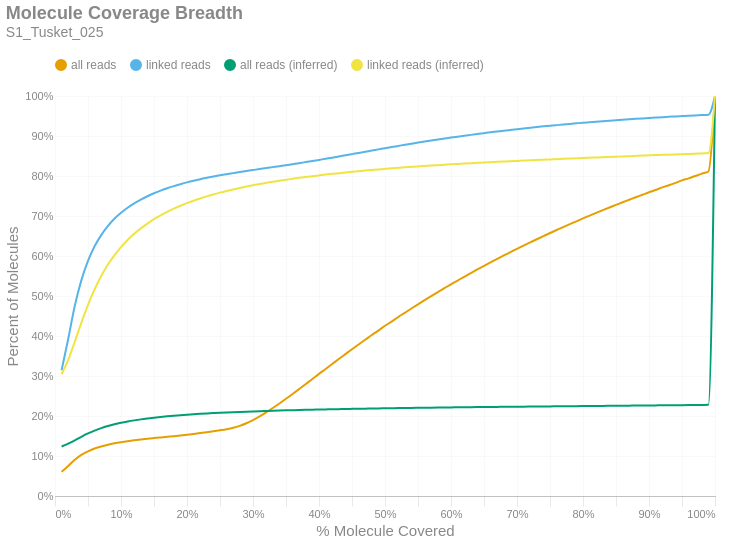

Notebook cell for this chart:
### Markdown cell above
### Molecule Read Coverage
This chart shows molecule coverage breadth as computed by the number of bases aligned to that molecule. In other words, "*how much of each unique long molecule is actually sequenced/aligned?*" Keep in mind there is a distinction between sequences and alignments, since some sequences belonging to a particular molecule may not align well and wouldn't appear in the alignment data. This chart also shows molecule coverage breadth as computed by the *inferred fragment* from which the aligned sequences originate. Unlike read coverage, this calculation takes into account the total insert size, including unsequenced gaps between the forward and reverse reads. Like the previous figures, these are cumulative percents.

### Code cell
if SKIPLR:
    print_html(f"Skipped")
else:
    binned_df = consolidated_hist(valids['coverage_bp'], mask, 0.01, True)
    binned_df_inf = consolidated_hist(valids['coverage_inserts'], mask, 0.01, True)
    binned_df = binned_df.with_columns(pl.lit(binned_df_inf['all reads (cumsum)']).alias('all reads (inferred)'))
    binned_df = binned_df.with_columns(pl.lit(binned_df_inf['linked reads (cumsum)']).alias('linked reads (inferred)'))
    binned_df = binned_df.with_columns(
        (pl.col('bin').cast(pl.Float64) + 0.01).alias('right_edge')
    )

    with SafeRender(binned_df):
        (
            density_plot(binned_df, 'Molecule Coverage Breadth', samplename, 'molcov', ['all reads (inferred)','linked reads (inferred)'])
            .encode(
                #x=alt.X('bin:Q', title="% Molecule Covered").axis(format = '%').scale(padding=0),
                x=alt.X('right_edge:Q', title="% Molecule Covered").axis(format='%').scale(padding=0),
                y=alt.Y('value:Q', title='Percent of Molecules')
                    .axis(format='%')
                    .stack(False)
                    .scale(domainMin=0, padding=0),
                color=alt.Color("key:N").scale(domain = ["all reads", "linked reads", "all reads (inferred)", "linked reads (inferred)"]),
                tooltip = [
                    alt.Tooltip("key:N", title = "Data Type"),
                    alt.Tooltip("range_label:N", title="% Molecule Covered"),
                    alt.Tooltip("value:Q", format = ".2%", title="% Molecules")
                ]
            )
        ).display()

### Figure 1 — Vega-Lite specification as saved in the notebook (floating-point values rounded to 4 significant figures)
{"width": "container", "height": 400, "config": {"title": {"anchor": "start", "dy": -15, "fontSize": 18, "color": "#888888", "subtitleColor": "#888888", "subtitleFontSize": 14}, "arc": {"fill": "#0072B2"}, "axis": {"domainColor": "#888888", "domainWidth": 0.5, "gridWidth": 0.2, "grid": false, "titleFontWeight": 400, "titleFontSize": 15, "labelFontSize": 11, "labelColor": "#888888", "tickColor": "#888888", "tickWidth": 0.2, "titleColor": "#888888"}, "axisBand": {"grid": false}, "axisX": {"grid": true, "tickSize": 10, "domainCap": "round"}, "axisY": {"domain": false, "grid": true, "tickSize": 0, "domainCap": "round"}, "background": "transparent", "header": {"labelFontSize": 15, "labelColor": "#888888", "titleFontSize": 15, "titleFontWeight": 600, "titleColor": "#888888"}, "legend": {"labelFont": "sans-serif", "labelFontSize": 12, "labelColor": "#888888", "symbolSize": 100, "symbolType": "circle", "titleFontSize": 12, "titlePadding": 10, "titleColor": "#888888", "title": null, "orient": "top"}, "range": {"category": ["#E69F00", "#56B4E9", "#009E73", "#F0E442", "#0072B2", "#D55E00", "#CC79A7", "#000000"], "diverging": ["#cfe8f3", "#a2d4ec", "#73bfe2", "#46abdb", "#1696d2", "#12719e"]}, "area": {"fill": "#0072B2", "fillOpacity": 0.7, "line": true, "strokeOpacity": 0.7}, "line": {"color": "#0072B2", "stroke": "#0072B2", "strokeWidth": 2}, "trail": {"color": "#0072B2", "stroke": "#0072B2", "strokeWidth": 0, "size": 1}, "point": {"filled": true, "fillOpacity": 1.0, "size": 95}, "text": {"color": "#888888", "fontSize": 11, "align": "right", "fontWeight": 400, "size": 11}, "bar": {"fill": "#0072B2", "stroke": null}, "view": {"stroke": null, "continuousWidth": 660, "continuousHeight": 400}}, "data": {"name": "data-ccfbf47f50c2d798688fd839a082d539"}, "mark": {"type": "line", "interpolate": "monotone", "point": {"opacity": 0, "size": 275}}, "encoding": {"color": {"field": "key", "scale": {"domain": ["all reads", "linked reads", "all reads (inferred)", "linked reads (inferred)"]}, "type": "nominal"}, "tooltip": [{"field": "key", "title": "Data Type", "type": "nominal"}, {"field": "range_label", "title": "% Molecule Covered", "type": "nominal"}, {"field": "value", "format": ".2%", "title": "% Molecules", "type": "quantitative"}], "x": {"axis": {"format": "%"}, "field": "right_edge", "scale": {"padding": 0}, "title": "% Molecule Covered", "type": "quantitative"}, "y": {"axis": {"format": "%"}, "field": "value", "scale": {"domainMin": 0, "padding": 0}, "stack": false, "title": "Percent of Molecules", "type": "quantitative"}}, "params": [{"name": "param_c36ac31b6afebe62", "select": {"type": "point", "fields": ["key"]}, "bind": "legend"}], "title": {"text": "Molecule Coverage Breadth", "subtitle": "S1_Tusket_025"}, "transform": [{"fold": ["all reads (cumsum)", "linked reads (cumsum)", "all reads (inferred)", "linked reads (inferred)"]}, {"calculate": "replace(datum.key, ' (cumsum)', '')", "as": "key"}, {"filter": {"param": "param_c36ac31b6afebe62"}}], "usermeta": {"embedOptions": {"downloadFileName": "S1_Tusket_025.molcov"}}, "$schema": "https://vega.github.io/schema/vega-lite/v6.1.0.json", "datasets": {"data-ccfbf47f50c2d798688fd839a082d539": [{"bin": "0.0", "interval": "0.0-0.01", "all reads": 0.06035, "linked reads": 0.3145, "all reads (cumsum)": 0.06035, "linked reads (cumsum)": 0.3145, "range_label": "0.0-0.01", "all reads (inferred)": 0.1237, "linked reads (inferred)": 0.3044, "right_edge": 0.01}, {"bin": "0.01", "interval": "0.01-0.02", "all reads": 0.01482, "linked reads": 0.07808, "all reads (cumsum)": 0.07517, "linked reads (cumsum)": 0.3925, "range_label": "0.01-0.02", "all reads (inferred)": 0.1307, "linked reads (inferred)": 0.3406, "right_edge": 0.02}, {"bin": "0.02", "interval": "0.02-0.03", "all reads": 0.01551, "linked reads": 0.08295, "all reads (cumsum)": 0.09069, "linked reads (cumsum)": 0.4755, "range_label": "0.02-0.03", "all reads (inferred)": 0.1392, "linked reads (inferred)": 0.3856, "right_edge": 0.03}, {"bin": "0.03", "interval": "0.03-0.04", "all reads": 0.01206, "linked reads": 0.06426, "all reads (cumsum)": 0.1028, "linked reads (cumsum)": 0.5398, "range_label": "0.03-0.04", "all reads (inferred)": 0.1481, "linked reads (inferred)": 0.4334, "right_edge": 0.04}, {"bin": "0.04", "interval": "0.04-0.05", "all reads": 0.009027, "linked reads": 0.04813, "all reads (cumsum)": 0.1118, "linked reads (cumsum)": 0.5879, "range_label": "0.04-0.05", "all reads (inferred)": 0.1564, "linked reads (inferred)": 0.478, "right_edge": 0.05}, {"bin": "0.05", "interval": "0.05-0.06", "all reads": 0.00686, "linked reads": 0.03633, "all reads (cumsum)": 0.1186, "linked reads (cumsum)": 0.6242, "range_label": "0.05-0.06", "all reads (inferred)": 0.1635, "linked reads (inferred)": 0.5165, "right_edge": 0.06}, {"bin": "0.06", "interval": "0.06-0.07", "all reads": 0.0053, "linked reads": 0.02803, "all reads (cumsum)": 0.1239, "linked reads (cumsum)": 0.6523, "range_label": "0.06-0.07", "all reads (inferred)": 0.1696, "linked reads (inferred)": 0.5498, "right_edge": 0.07}, {"bin": "0.07", "interval": "0.07-0.08", "all reads": 0.004242, "linked reads": 0.02234, "all reads (cumsum)": 0.1282, "linked reads (cumsum)": 0.6746, "range_label": "0.07-0.08", "all reads (inferred)": 0.1748, "linked reads (inferred)": 0.5779, "right_edge": 0.08}, {"bin": "0.08", "interval": "0.08-0.09", "all reads": 0.003526, "linked reads": 0.01836, "all reads (cumsum)": 0.1317, "linked reads (cumsum)": 0.6929, "range_label": "0.08-0.09", "all reads (inferred)": 0.1792, "linked reads (inferred)": 0.6017, "right_edge": 0.09}, {"bin": "0.09", "interval": "0.09-0.1", "all reads": 0.00293, "linked reads": 0.01501, "all reads (cumsum)": 0.1346, "linked reads (cumsum)": 0.708, "range_label": "0.09-0.1", "all reads (inferred)": 0.1829, "linked reads (inferred)": 0.6222, "right_edge": 0.1}, {"bin": "0.1", "interval": "0.1-0.11", "all reads": 0.002527, "linked reads": 0.01274, "all reads (cumsum)": 0.1372, "linked reads (cumsum)": 0.7207, "range_label": "0.1-0.11", "all reads (inferred)": 0.1862, "linked reads (inferred)": 0.6399, "right_edge": 0.11}, {"bin": "0.11", "interval": "0.11-0.12", "all reads": 0.002208, "linked reads": 0.01096, "all reads (cumsum)": 0.1394, "linked reads (cumsum)": 0.7317, "range_label": "0.11-0.12", "all reads (inferred)": 0.189, "linked reads (inferred)": 0.6553, "right_edge": 0.12}, {"bin": "0.12", "interval": "0.12-0.13", "all reads": 0.001933, "linked reads": 0.009387, "all reads (cumsum)": 0.1413, "linked reads (cumsum)": 0.741, "range_label": "0.12-0.13", "all reads (inferred)": 0.1916, "linked reads (inferred)": 0.6691, "right_edge": 0.13}, {"bin": "0.13", "interval": "0.13-0.14", "all reads": 0.001777, "linked reads": 0.008316, "all reads (cumsum)": 0.1431, "linked reads (cumsum)": 0.7494, "range_label": "0.13-0.14", "all reads (inferred)": 0.1938, "linked reads (inferred)": 0.6811, "right_edge": 0.14}, {"bin": "0.14", "interval": "0.14-0.15", "all reads": 0.001649, "linked reads": 0.007413, "all reads (cumsum)": 0.1447, "linked reads (cumsum)": 0.7568, "range_label": "0.14-0.15", "all reads (inferred)": 0.1958, "linked reads (inferred)": 0.6919, "right_edge": 0.15}, {"bin": "0.15", "interval": "0.15-0.16", "all reads": 0.001613, "linked reads": 0.006706, "all reads (cumsum)": 0.1463, "linked reads (cumsum)": 0.7635, "range_label": "0.15-0.16", "all reads (inferred)": 0.1975, "linked reads (inferred)": 0.7014, "right_edge": 0.16}, {"bin": "0.16", "interval": "0.16-0.17", "all reads": 0.001602, "linked reads": 0.005858, "all reads (cumsum)": 0.1479, "linked reads (cumsum)": 0.7693, "range_label": "0.16-0.17", "all reads (inferred)": 0.1992, "linked reads (inferred)": 0.7103, "right_edge": 0.17}, {"bin": "0.17", "interval": "0.17-0.18", "all reads": 0.001667, "linked reads": 0.00532, "all reads (cumsum)": 0.1496, "linked reads (cumsum)": 0.7747, "range_label": "0.17-0.18", "all reads (inferred)": 0.2006, "linked reads (inferred)": 0.7183, "right_edge": 0.18}, {"bin": "0.18", "interval": "0.18-0.19", "all reads": 0.001756, "linked reads": 0.004842, "all reads (cumsum)": 0.1514, "linked reads (cumsum)": 0.7795, "range_label": "0.18-0.19", "all reads (inferred)": 0.202, "linked reads (inferred)": 0.7255, "right_edge": 0.19}, {"bin": "0.19", "interval": "0.19-0.2", "all reads": 0.001874, "linked reads": 0.004525, "all reads (cumsum)": 0.1532, "linked reads (cumsum)": 0.784, "range_label": "0.19-0.2", "all reads (inferred)": 0.2032, "linked reads (inferred)": 0.7321, "right_edge": 0.2}, {"bin": "0.2", "interval": "0.2-0.21", "all reads": 0.001938, "linked reads": 0.00412, "all reads (cumsum)": 0.1552, "linked reads (cumsum)": 0.7881, "range_label": "0.2-0.21", "all reads (inferred)": 0.2043, "linked reads (inferred)": 0.7382, "right_edge": 0.21}, {"bin": "0.21", "interval": "0.21-0.22", "all reads": 0.002076, "linked reads": 0.003807, "all reads (cumsum)": 0.1573, "linked reads (cumsum)": 0.792, "range_label": "0.21-0.22", "all reads (inferred)": 0.2054, "linked reads (inferred)": 0.7438, "right_edge": 0.22}, {"bin": "0.22", "interval": "0.22-0.23", "all reads": 0.002182, "linked reads": 0.003459, "all reads (cumsum)": 0.1594, "linked reads (cumsum)": 0.7954, "range_label": "0.22-0.23", "all reads (inferred)": 0.2063, "linked reads (inferred)": 0.749, "right_edge": 0.23}, {"bin": "0.23", "interval": "0.23-0.24", "all reads": 0.002318, "linked reads": 0.003278, "all reads (cumsum)": 0.1618, "linked reads (cumsum)": 0.7987, "range_label": "0.23-0.24", "all reads (inferred)": 0.2072, "linked reads (inferred)": 0.7538, "right_edge": 0.24}, {"bin": "0.24", "interval": "0.24-0.25", "all reads": 0.002507, "linked reads": 0.003032, "all reads (cumsum)": 0.1643, "linked reads (cumsum)": 0.8017, "range_label": "0.24-0.25", "all reads (inferred)": 0.2081, "linked reads (inferred)": 0.7584, "right_edge": 0.25}, {"bin": "0.25", "interval": "0.25-0.26", "all reads": 0.002734, "linked reads": 0.002793, "all reads (cumsum)": 0.167, "linked reads (cumsum)": 0.8045, "range_label": "0.25-0.26", "all reads (inferred)": 0.2088, "linked reads (inferred)": 0.7626, "right_edge": 0.26}, {"bin": "0.26", "interval": "0.26-0.27", "all reads": 0.003491, "linked reads": 0.002692, "all reads (cumsum)": 0.1705, "linked reads (cumsum)": 0.8072, "range_label": "0.26-0.27", "all reads (inferred)": 0.2096, "linked reads (inferred)": 0.7665, "right_edge": 0.27}, {"bin": "0.27", "interval": "0.27-0.28", "all reads": 0.004879, "linked reads": 0.00271, "all reads (cumsum)": 0.1754, "linked reads (cumsum)": 0.8099, "range_label": "0.27-0.28", "all reads (inferred)": 0.2103, "linked reads (inferred)": 0.7702, "right_edge": 0.28}, {"bin": "0.28", "interval": "0.28-0.29", "all reads": 0.006488, "linked reads": 0.002549, "all reads (cumsum)": 0.1819, "linked reads (cumsum)": 0.8125, "range_label": "0.28-0.29", "all reads (inferred)": 0.2109, "linked reads (inferred)": 0.7737, "right_edge": 0.29}, {"bin": "0.29", "interval": "0.29-0.3", "all reads": 0.00807, "linked reads": 0.002437, "all reads (cumsum)": 0.1899, "linked reads (cumsum)": 0.8149, "range_label": "0.29-0.3", "all reads (inferred)": 0.2115, "linked reads (inferred)": 0.777, "right_edge": 0.3}, {"bin": "0.3", "interval": "0.3-0.31", "all reads": 0.009151, "linked reads": 0.002432, "all reads (cumsum)": 0.1991, "linked reads (cumsum)": 0.8173, "range_label": "0.3-0.31", "all reads (inferred)": 0.2121, "linked reads (inferred)": 0.7801, "right_edge": 0.31}, {"bin": "0.31", "interval": "0.31-0.32", "all reads": 0.01007, "linked reads": 0.002417, "all reads (cumsum)": 0.2091, "linked reads (cumsum)": 0.8197, "range_label": "0.31-0.32", "all reads (inferred)": 0.2126, "linked reads (inferred)": 0.7829, "right_edge": 0.32}, {"bin": "0.32", "interval": "0.32-0.33", "all reads": 0.01095, "linked reads": 0.002433, "all reads (cumsum)": 0.2201, "linked reads (cumsum)": 0.8222, "range_label": "0.32-0.33", "all reads (inferred)": 0.2131, "linked reads (inferred)": 0.7857, "right_edge": 0.33}, {"bin": "0.33", "interval": "0.33-0.34", "all reads": 0.01123, "linked reads": 0.002428, "all reads (cumsum)": 0.2313, "linked reads (cumsum)": 0.8246, "range_label": "0.33-0.34", "all reads (inferred)": 0.2136, "linked reads (inferred)": 0.7883, "right_edge": 0.34}, {"bin": "0.34", "interval": "0.34-0.35", "all reads": 0.0117, "linked reads": 0.00252, "all reads (cumsum)": 0.243, "linked reads (cumsum)": 0.8271, "range_label": "0.34-0.35", "all reads (inferred)": 0.2141, "linked reads (inferred)": 0.7908, "right_edge": 0.35}, {"bin": "0.35", "interval": "0.35-0.36", "all reads": 0.01211, "linked reads": 0.002501, "all reads (cumsum)": 0.2551, "linked reads (cumsum)": 0.8296, "range_label": "0.35-0.36", "all reads (inferred)": 0.2145, "linked reads (inferred)": 0.7931, "right_edge": 0.36}, {"bin": "0.36", "interval": "0.36-0.37", "all reads": 0.01237, "linked reads": 0.002488, "all reads (cumsum)": 0.2675, "linked reads (cumsum)": 0.8321, "range_label": "0.36-0.37", "all reads (inferred)": 0.215, "linked reads (inferred)": 0.7954, "right_edge": 0.37}, {"bin": "0.37", "interval": "0.37-0.38", "all reads": 0.01246, "linked reads": 0.00264, "all reads (cumsum)": 0.28, "linked reads (cumsum)": 0.8348, "range_label": "0.37-0.38", "all reads (inferred)": 0.2154, "linked reads (inferred)": 0.7976, "right_edge": 0.38}, {"bin": "0.38", "interval": "0.38-0.39", "all reads": 0.01252, "linked reads": 0.002664, "all reads (cumsum)": 0.2925, "linked reads (cumsum)": 0.8374, "range_label": "0.38-0.39", "all reads (inferred)": 0.2157, "linked reads (inferred)": 0.7996, "right_edge": 0.39}, {"bin": "0.39", "interval": "0.39-0.4", "all reads": 0.01273, "linked reads": 0.002843, "all reads (cumsum)": 0.3052, "linked reads (cumsum)": 0.8403, "range_label": "0.39-0.4", "all reads (inferred)": 0.2161, "linked reads (inferred)": 0.8016, "right_edge": 0.4}, {"bin": "0.4", "interval": "0.4-0.41", "all reads": 0.0123, "linked reads": 0.002701, "all reads (cumsum)": 0.3175, "linked reads (cumsum)": 0.843, "range_label": "0.4-0.41", "all reads (inferred)": 0.2165, "linked reads (inferred)": 0.8035, "right_edge": 0.41}, {"bin": "0.41", "interval": "0.41-0.42", "all reads": 0.01249, "linked reads": 0.002905, "all reads (cumsum)": 0.33, "linked reads (cumsum)": 0.8459, "range_label": "0.41-0.42", "all reads (inferred)": 0.2168, "linked reads (inferred)": 0.8054, "right_edge": 0.42}, {"bin": "0.42", "interval": "0.42-0.43", "all reads": 0.01247, "linked reads": 0.00292, "all reads (cumsum)": 0.3425, "linked reads (cumsum)": 0.8488, "range_label": "0.42-0.43", "all reads (inferred)": 0.2172, "linked reads (inferred)": 0.8071, "right_edge": 0.43}, {"bin": "0.43", "interval": "0.43-0.44", "all reads": 0.01216, "linked reads": 0.002917, "all reads (cumsum)": 0.3546, "linked reads (cumsum)": 0.8517, "range_label": "0.43-0.44", "all reads (inferred)": 0.2175, "linked reads (inferred)": 0.8089, "right_edge": 0.44}, {"bin": "0.44", "interval": "0.44-0.45", "all reads": 0.01221, "linked reads": 0.002975, "all reads (cumsum)": 0.3669, "linked reads (cumsum)": 0.8547, "range_label": "0.44-0.45", "all reads (inferred)": 0.2178, "linked reads (inferred)": 0.8105, "right_edge": 0.45}, {"bin": "0.45", "interval": "0.45-0.46", "all reads": 0.01205, "linked reads": 0.002999, "all reads (cumsum)": 0.3789, "linked reads (cumsum)": 0.8577, "range_label": "0.45-0.46", "all reads (inferred)": 0.2181, "linked reads (inferred)": 0.812, "right_edge": 0.46}, {"bin": "0.46", "interval": "0.46-0.47", "all reads": 0.01175, "linked reads": 0.002944, "all reads (cumsum)": 0.3907, "linked reads (cumsum)": 0.8606, "range_label": "0.46-0.47", "all reads (inferred)": 0.2184, "linked reads (inferred)": 0.8135, "right_edge": 0.47}, {"bin": "0.47", "interval": "0.47-0.48", "all reads": 0.0118, "linked reads": 0.003057, "all reads (cumsum)": 0.4025, "linked reads (cumsum)": 0.8637, "range_label": "0.47-0.48", "all reads (inferred)": 0.2187, "linked reads (inferred)": 0.815, "right_edge": 0.48}, {"bin": "0.48", "interval": "0.48-0.49", "all reads": 0.01101, "linked reads": 0.002906, "all reads (cumsum)": 0.4135, "linked reads (cumsum)": 0.8666, "range_label": "0.48-0.49", "all reads (inferred)": 0.219, "linked reads (inferred)": 0.8165, "right_edge": 0.49}, {"bin": "0.49", "interval": "0.49-0.5", "all reads": 0.01217, "linked reads": 0.003038, "all reads (cumsum)": 0.4256, "linked reads (cumsum)": 0.8696, "range_label": "0.49-0.5", "all reads (inferred)": 0.2192, "linked reads (inferred)": 0.8179, "right_edge": 0.5}, {"bin": "0.5", "interval": "0.5-0.51", "all reads": 0.01029, "linked reads": 0.002803, "all reads (cumsum)": 0.4359, "linked reads (cumsum)": 0.8724, "range_label": "0.5-0.51", "all reads (inferred)": 0.2195, "linked reads (inferred)": 0.8193, "right_edge": 0.51}, {"bin": "0.51", "interval": "0.51-0.52", "all reads": 0.01139, "linked reads": 0.002824, "all reads (cumsum)": 0.4473, "linked reads (cumsum)": 0.8753, "range_label": "0.51-0.52", "all reads (inferred)": 0.2198, "linked reads (inferred)": 0.8205, "right_edge": 0.52}, {"bin": "0.52", "interval": "0.52-0.53", "all reads": 0.01068, "linked reads": 0.002814, "all reads (cumsum)": 0.458, "linked reads (cumsum)": 0.8781, "range_label": "0.52-0.53", "all reads (inferred)": 0.22, "linked reads (inferred)": 0.8217, "right_edge": 0.53}, {"bin": "0.53", "interval": "0.53-0.54", "all reads": 0.01071, "linked reads": 0.002768, "all reads (cumsum)": 0.4687, "linked reads (cumsum)": 0.8808, "range_label": "0.53-0.54", "all reads (inferred)": 0.2202, "linked reads (inferred)": 0.8229, "right_edge": 0.54}, {"bin": "0.54", "interval": "0.54-0.55", "all reads": 0.01033, "linked reads": 0.002665, "all reads (cumsum)": 0.479, "linked reads (cumsum)": 0.8835, "range_label": "0.54-0.55", "all reads (inferred)": 0.2204, "linked reads (inferred)": 0.824, "right_edge": 0.55}, {"bin": "0.55", "interval": "0.55-0.56", "all reads": 0.01049, "linked reads": 0.002662, "all reads (cumsum)": 0.4895, "linked reads (cumsum)": 0.8862, "range_label": "0.55-0.56", "all reads (inferred)": 0.2207, "linked reads (inferred)": 0.8251, "right_edge": 0.56}, {"bin": "0.56", "interval": "0.56-0.57", "all reads": 0.01026, "linked reads": 0.002551, "all reads (cumsum)": 0.4998, "linked reads (cumsum)": 0.8887, "range_label": "0.56-0.57", "all reads (inferred)": 0.2209, "linked reads (inferred)": 0.8261, "right_edge": 0.57}, {"bin": "0.57", "interval": "0.57-0.58", "all reads": 0.009879, "linked reads": 0.002462, "all reads (cumsum)": 0.5097, "linked reads (cumsum)": 0.8912, "range_label": "0.57-0.58", "all reads (inferred)": 0.2211, "linked reads (inferred)": 0.8272, "right_edge": 0.58}, {"bin": "0.58", "interval": "0.58-0.59", "all reads": 0.009803, "linked reads": 0.002419, "all reads (cumsum)": 0.5195, "linked reads (cumsum)": 0.8936, "range_label": "0.58-0.59", "all reads (inferred)": 0.2213, "linked reads (inferred)": 0.8282, "right_edge": 0.59}, {"bin": "0.59", "interval": "0.59-0.6", "all reads": 0.009873, "linked reads": 0.002437, "all reads (cumsum)": 0.5293, "linked reads (cumsum)": 0.896, "range_label": "0.59-0.6", "all reads (inferred)": 0.2215, "linked reads (inferred)": 0.8292, "right_edge": 0.6}, {"bin": "0.6", "interval": "0.6-0.61", "all reads": 0.009227, "linked reads": 0.00228, "all reads (cumsum)": 0.5386, "linked reads (cumsum)": 0.8983, "range_label": "0.6-0.61", "all reads (inferred)": 0.2217, "linked reads (inferred)": 0.8302, "right_edge": 0.61}, {"bin": "0.61", "interval": "0.61-0.62", "all reads": 0.00953, "linked reads": 0.002263, "all reads (cumsum)": 0.5481, "linked reads (cumsum)": 0.9006, "range_label": "0.61-0.62", "all reads (inferred)": 0.2219, "linked reads (inferred)": 0.8311, "right_edge": 0.62}, {"bin": "0.62", "interval": "0.62-0.63", "all reads": 0.009133, "linked reads": 0.002254, "all reads (cumsum)": 0.5572, "linked reads (cumsum)": 0.9028, "range_label": "0.62-0.63", "all reads (inferred)": 0.222, "linked reads (inferred)": 0.832, "right_edge": 0.63}, {"bin": "0.63", "interval": "0.63-0.64", "all reads": 0.009137, "linked reads": 0.002145, "all reads (cumsum)": 0.5664, "linked reads (cumsum)": 0.905, "range_label": "0.63-0.64", "all reads (inferred)": 0.2222, "linked reads (inferred)": 0.8329, "right_edge": 0.64}, {"bin": "0.64", "interval": "0.64-0.65", "all reads": 0.008855, "linked reads": 0.002139, "all reads (cumsum)": 0.5752, "linked reads (cumsum)": 0.9071, "range_label": "0.64-0.65", "all reads (inferred)": 0.2224, "linked reads (inferred)": 0.8338, "right_edge": 0.65}, {"bin": "0.65", "interval": "0.65-0.66", "all reads": 0.009094, "linked reads": 0.002141, "all reads (cumsum)": 0.5843, "linked reads (cumsum)": 0.9093, "range_label": "0.65-0.66", "all reads (inferred)": 0.2226, "linked reads (inferred)": 0.8346, "right_edge": 0.66}, {"bin": "0.66", "interval": "0.66-0.67", "all reads": 0.00852, "linked reads": 0.001973, "all reads (cumsum)": 0.5928, "linked reads (cumsum)": 0.9112, "range_label": "0.66-0.67", "all reads (inferred)": 0.2228, "linked reads (inferred)": 0.8354, "right_edge": 0.67}, {"bin": "0.67", "interval": "0.67-0.68", "all reads": 0.008583, "linked reads": 0.002012, "all reads (cumsum)": 0.6014, "linked reads (cumsum)": 0.9132, "range_label": "0.67-0.68", "all reads (inferred)": 0.2229, "linked reads (inferred)": 0.8363, "right_edge": 0.68}, {"bin": "0.68", "interval": "0.68-0.69", "all reads": 0.008244, "linked reads": 0.001916, "all reads (cumsum)": 0.6097, "linked reads (cumsum)": 0.9152, "range_label": "0.68-0.69", "all reads (inferred)": 0.2231, "linked reads (inferred)": 0.837, "right_edge": 0.69}, {"bin": "0.69", "interval": "0.69-0.7", "all reads": 0.008367, "linked reads": 0.001906, "all reads (cumsum)": 0.618, "linked reads (cumsum)": 0.9171, "range_label": "0.69-0.7", "all reads (inferred)": 0.2233, "linked reads (inferred)": 0.8378, "right_edge": 0.7}, {"bin": "0.7", "interval": "0.7-0.71", "all reads": 0.008026, "linked reads": 0.001837, "all reads (cumsum)": 0.6261, "linked reads (cumsum)": 0.9189, "range_label": "0.7-0.71", "all reads (inferred)": 0.2234, "linked reads (inferred)": 0.8385, "right_edge": 0.71}, {"bin": "0.71", "interval": "0.71-0.72", "all reads": 0.007915, "linked reads": 0.001794, "all reads (cumsum)": 0.634, "linked reads (cumsum)": 0.9207, "range_label": "0.71-0.72", "all reads (inferred)": 0.2236, "linked reads (inferred)": 0.8393, "right_edge": 0.72}, {"bin": "0.72", "interval": "0.72-0.73", "all reads": 0.007943, "linked reads": 0.001732, "all reads (cumsum)": 0.6419, "linked reads (cumsum)": 0.9224, "range_label": "0.72-0.73", "all reads (inferred)": 0.2237, "linked reads (inferred)": 0.84, "right_edge": 0.73}, {"bin": "0.73", "interval": "0.73-0.74", "all reads": 0.007651, "linked reads": 0.001658, "all reads (cumsum)": 0.6496, "linked reads (cumsum)": 0.9241, "range_label": "0.73-0.74", "all reads (inferred)": 0.2239, "linked reads (inferred)": 0.8407, "right_edge": 0.74}, {"bin": "0.74", "interval": "0.74-0.75", "all reads": 0.007993, "linked reads": 0.001609, "all reads (cumsum)": 0.6576, "linked reads (cumsum)": 0.9257, "range_label": "0.74-0.75", "all reads (inferred)": 0.224, "linked reads (inferred)": 0.8414, "right_edge": 0.75}, {"bin": "0.75", "interval": "0.75-0.76", "all reads": 0.007362, "linked reads": 0.001502, "all reads (cumsum)": 0.6649, "linked reads (cumsum)": 0.9272, "range_label": "0.75-0.76", "all reads (inferred)": 0.2242, "linked reads (inferred)": 0.8421, "right_edge": 0.76}, {"bin": "0.76", "interval": "0.76-0.77", "all reads": 0.007352, "linked reads": 0.001469, "all reads (cumsum)": 0.6723, "linked reads (cumsum)": 0.9287, "range_label": "0.76-0.77", "all reads (inferred)": 0.2243, "linked reads (inferred)": 0.8428, "right_edge": 0.77}, {"bin": "0.77", "interval": "0.77-0.78", "all reads": 0.007287, "linked reads": 0.001546, "all reads (cumsum)": 0.6796, "linked reads (cumsum)": 0.9302, "range_label": "0.77-0.78", "all reads (inferred)": 0.2245, "linked reads (inferred)": 0.8436, "right_edge": 0.78}, {"bin": "0.78", "interval": "0.78-0.79", "all reads": 0.007169, "linked reads": 0.001399, "all reads (cumsum)": 0.6867, "linked reads (cumsum)": 0.9316, "range_label": "0.78-0.79", "all reads (inferred)": 0.2247, "linked reads (inferred)": 0.8443, "right_edge": 0.79}, {"bin": "0.79", "interval": "0.79-0.8", "all reads": 0.007414, "linked reads": 0.00143, "all reads (cumsum)": 0.6941, "linked reads (cumsum)": 0.933, "range_label": "0.79-0.8", "all reads (inferred)": 0.2248, "linked reads (inferred)": 0.845, "right_edge": 0.8}, {"bin": "0.8", "interval": "0.8-0.81", "all reads": 0.006728, "linked reads": 0.001285, "all reads (cumsum)": 0.7009, "linked reads (cumsum)": 0.9343, "range_label": "0.8-0.81", "all reads (inferred)": 0.225, "linked reads (inferred)": 0.8456, "right_edge": 0.81}, {"bin": "0.81", "interval": "0.81-0.82", "all reads": 0.006841, "linked reads": 0.001312, "all reads (cumsum)": 0.7077, "linked reads (cumsum)": 0.9356, "range_label": "0.81-0.82", "all reads (inferred)": 0.2251, "linked reads (inferred)": 0.8463, "right_edge": 0.82}, {"bin": "0.82", "interval": "0.82-0.83", "all reads": 0.006859, "linked reads": 0.001338, "all reads (cumsum)": 0.7146, "linked reads (cumsum)": 0.937, "range_label": "0.82-0.83", "all reads (inferred)": 0.2253, "linked reads (inferred)": 0.847, "right_edge": 0.83}, {"bin": "0.83", "interval": "0.83-0.84", "all reads": 0.006685, "linked reads": 0.001283, "all reads (cumsum)": 0.7213, "linked reads (cumsum)": 0.9383, "range_label": "0.83-0.84", "all reads (inferred)": 0.2255, "linked reads (inferred)": 0.8477, "right_edge": 0.84}, {"bin": "0.84", "interval": "0.84-0.85", "all reads": 0.006484, "linked reads": 0.001185, "all reads (cumsum)": 0.7277, "linked reads (cumsum)": 0.9394, "range_label": "0.84-0.85", "all reads (inferred)": 0.2256, "linked reads (inferred)": 0.8484, "right_edge": 0.85}, {"bin": "0.85", "interval": "0.85-0.86", "all reads": 0.006558, "linked reads": 0.001201, "all reads (cumsum)": 0.7343, "linked reads (cumsum)": 0.9406, "range_label": "0.85-0.86", "all reads (inferred)": 0.2258, "linked reads (inferred)": 0.849, "right_edge": 0.86}, {"bin": "0.86", "interval": "0.86-0.87", "all reads": 0.006307, "linked reads": 0.00117, "all reads (cumsum)": 0.7406, "linked reads (cumsum)": 0.9418, "range_label": "0.86-0.87", "all reads (inferred)": 0.2259, "linked reads (inferred)": 0.8497, "right_edge": 0.87}, {"bin": "0.87", "interval": "0.87-0.88", "all reads": 0.00631, "linked reads": 0.001112, "all reads (cumsum)": 0.7469, "linked reads (cumsum)": 0.9429, "range_label": "0.87-0.88", "all reads (inferred)": 0.2261, "linked reads (inferred)": 0.8503, "right_edge": 0.88}, {"bin": "0.88", "interval": "0.88-0.89", "all reads": 0.006161, "linked reads": 0.001076, "all reads (cumsum)": 0.7531, "linked reads (cumsum)": 0.944, "range_label": "0.88-0.89", "all reads (inferred)": 0.2262, "linked reads (inferred)": 0.851, "right_edge": 0.89}, {"bin": "0.89", "interval": "0.89-0.9", "all reads": 0.006231, "linked reads": 0.001049, "all reads (cumsum)": 0.7593, "linked reads (cumsum)": 0.945, "range_label": "0.89-0.9", "all reads (inferred)": 0.2264, "linked reads (inferred)": 0.8516, "right_edge": 0.9}, {"bin": "0.9", "interval": "0.9-0.91", "all reads": 0.005722, "linked reads": 0.001006, "all reads (cumsum)": 0.765, "linked reads (cumsum)": 0.9461, "range_label": "0.9-0.91", "all reads (inferred)": 0.2265, "linked reads (inferred)": 0.8522, "right_edge": 0.91}, {"bin": "0.91", "interval": "0.91-0.92", "all reads": 0.006442, "linked reads": 0.001045, "all reads (cumsum)": 0.7715, "linked reads (cumsum)": 0.9471, "range_label": "0.91-0.92", "all reads (inferred)": 0.2267, "linked reads (inferred)": 0.8528, "right_edge": 0.92}, {"bin": "0.92", "interval": "0.92-0.93", "all reads": 0.005424, "linked reads": 0.0008976, "all reads (cumsum)": 0.7769, "linked reads (cumsum)": 0.948, "range_label": "0.92-0.93", "all reads (inferred)": 0.2268, "linked reads (inferred)": 0.8534, "right_edge": 0.93}, {"bin": "0.93", "interval": "0.93-0.94", "all reads": 0.005835, "linked reads": 0.0009414, "all reads (cumsum)": 0.7827, "linked reads (cumsum)": 0.9489, "range_label": "0.93-0.94", "all reads (inferred)": 0.227, "linked reads (inferred)": 0.854, "right_edge": 0.94}, {"bin": "0.94", "interval": "0.94-0.95", "all reads": 0.006252, "linked reads": 0.0008863, "all reads (cumsum)": 0.789, "linked reads (cumsum)": 0.9498, "range_label": "0.94-0.95", "all reads (inferred)": 0.2272, "linked reads (inferred)": 0.8546, "right_edge": 0.95}, {"bin": "0.95", "interval": "0.95-0.96", "all reads": 0.005064, "linked reads": 0.000875, "all reads (cumsum)": 0.794, "linked reads (cumsum)": 0.9507, "range_label": "0.95-0.96", "all reads (inferred)": 0.2273, "linked reads (inferred)": 0.8551, "right_edge": 0.96}, {"bin": "0.96", "interval": "0.96-0.97", "all reads": 0.005881, "linked reads": 0.0007958, "all reads (cumsum)": 0.7999, "linked reads (cumsum)": 0.9515, "range_label": "0.96-0.97", "all reads (inferred)": 0.2275, "linked reads (inferred)": 0.8558, "right_edge": 0.97}, {"bin": "0.97", "interval": "0.97-0.98", "all reads": 0.005896, "linked reads": 0.0007739, "all reads (cumsum)": 0.8058, "linked reads (cumsum)": 0.9523, "range_label": "0.97-0.98", "all reads (inferred)": 0.2277, "linked reads (inferred)": 0.8565, "right_edge": 0.98}, {"bin": "0.98", "interval": "0.98-0.99", "all reads": 0.005501, "linked reads": 0.000805, "all reads (cumsum)": 0.8113, "linked reads (cumsum)": 0.9531, "range_label": "0.98-0.99", "all reads (inferred)": 0.228, "linked reads (inferred)": 0.8573, "right_edge": 0.99}, {"bin": "0.99", "interval": "0.99-1.0", "all reads": 0.1887, "linked reads": 0.04693, "all reads (cumsum)": 1.0, "linked reads (cumsum)": 1.0, "range_label": "0.99-1.0", "all reads (inferred)": 1.0, "linked reads (inferred)": 1.0, "right_edge": 1.0}]}}
